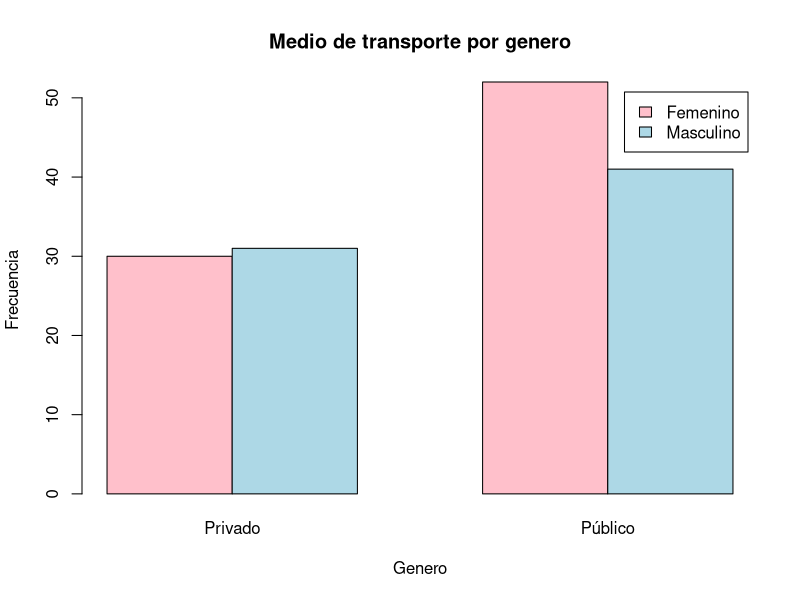
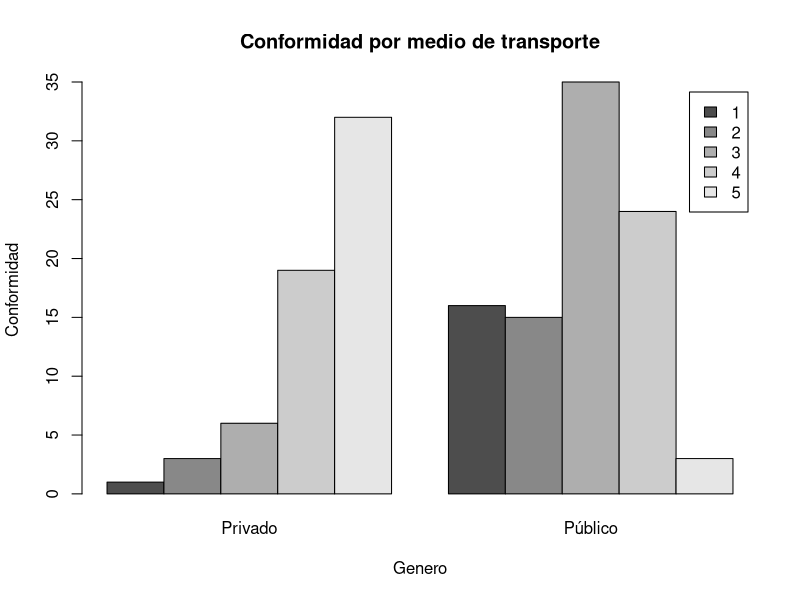
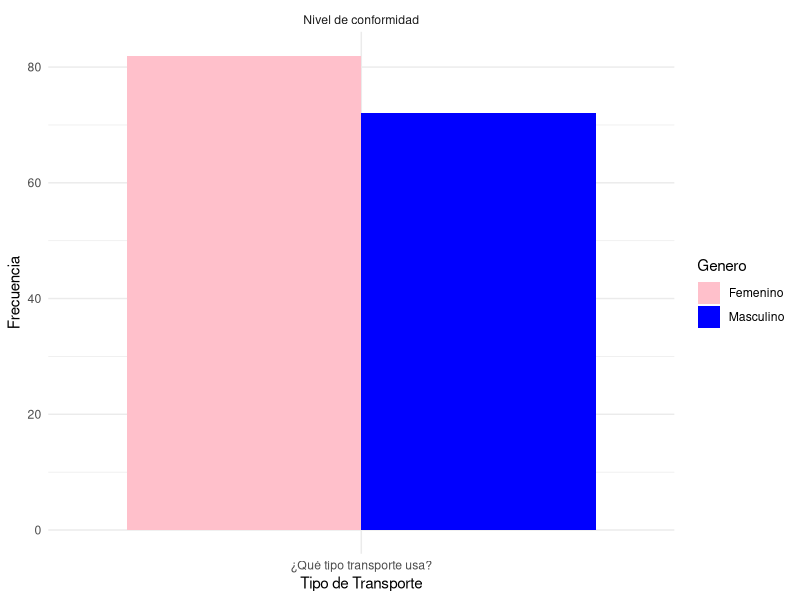

Here is the R script that generated these plots, in order:
## ---- chunk 1
 library(readxl)
 library(ggplot2)
 dr = read_excel("ENCUESTA MOVILIDAD(1-154).xlsx")
 View(dr)
 #Borrar las columnas innecesarias generadas por Microsoft Forms
 dr = dr[, -c(1)]
 generos = table(dr$`Genero `)
 
 proporciones_Genero = prop.table(generos)
 
 
 relacionMedioTrans_Genero=table(dr$`Genero `,dr$`¿Qué tipo transporte usa?`)
 prop.table(relacionMedioTrans_Genero)
 
 #Relacion entre medio de transporte y genero

barplot(table(dr$`Genero `,dr$`¿Qué tipo transporte usa?`),beside=TRUE,legend.text = TRUE, col=c("pink","lightblue"),main="Medio de transporte por genero",xlab="Genero",ylab="Frecuencia")

#Relacion entre nivel de conformidad y tiempo que tarda

barplot(table(dr$'Nivel de conformidad',dr$'¿Qué tipo transporte usa?'),beside = TRUE, legend.text = TRUE,main = "Conformidad por medio de transporte",xlab = "Genero", ylab="Conformidad")

# Conformidad por tipo de transporte y genero
ggplot(dr, aes(x = '¿Qué tipo transporte usa?', fill = `Genero `)) +
  geom_bar(position = "dodge") +
  facet_wrap(~ 'Nivel de conformidad') +
  labs(
       x = "Tipo de Transporte",
       y = "Frecuencia") +
  scale_fill_manual(values = c("pink", "blue")) +
  theme_minimal()
 
